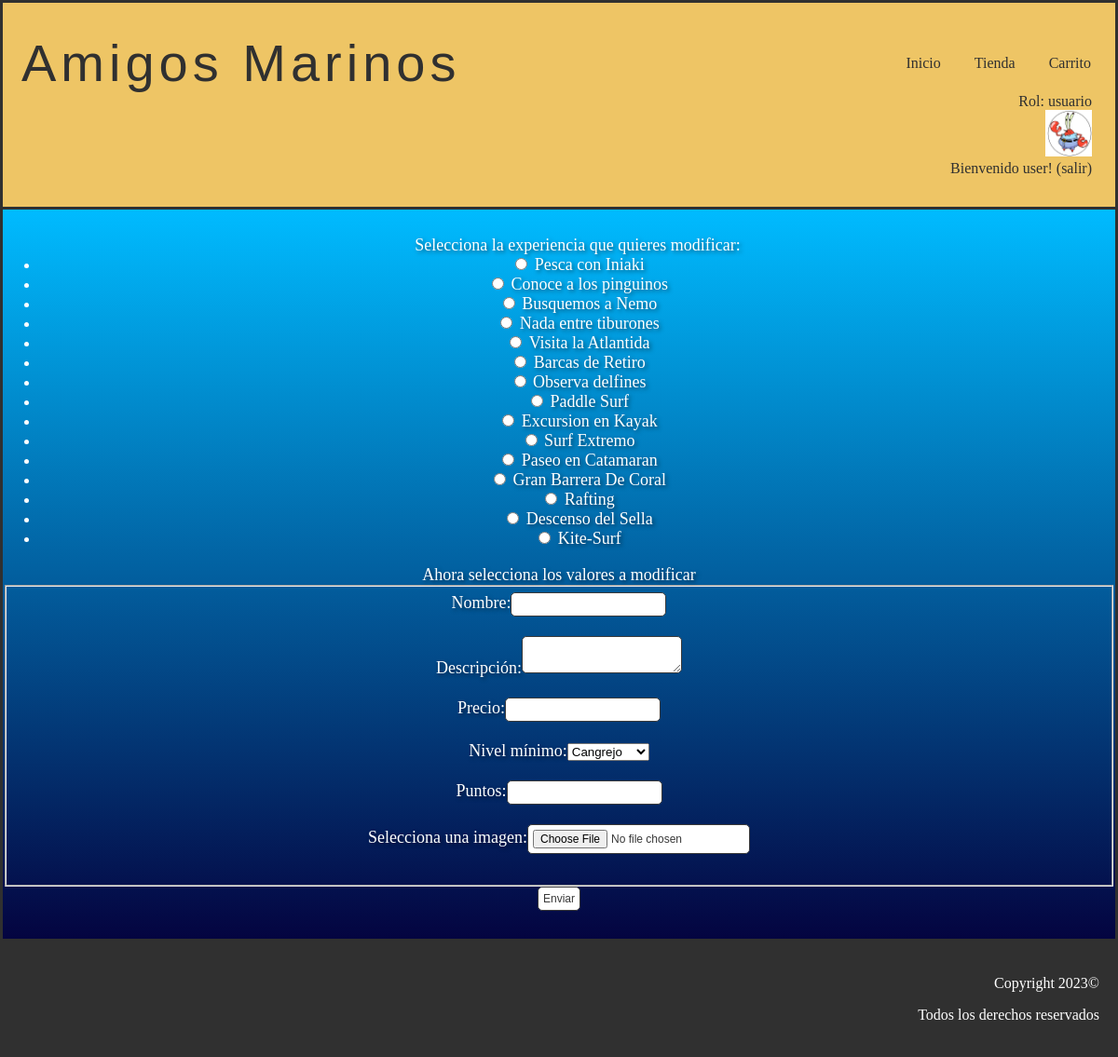
Screenshot of /modificarExperiencia.php (signed in) with the database file from the repository.
### tables this page shows
CREATE TABLE IF NOT EXISTS `rol` (
  `numero` int(11) NOT NULL,
  `nombre` varchar(25) NOT NULL
);

CREATE TABLE IF NOT EXISTS `experiencias` (
  `nombre` varchar(25) NOT NULL,
  `id` int(11) NOT NULL,
  `descripcion` text NOT NULL,
  `precio` float NOT NULL,
  `nivelminimo` int(11) NOT NULL,
  `puntos` int(11) NOT NULL,
  `imagen` varchar(50) NOT NULL
);

### includes/Usuario.php (called while the page is built, shortened)
<?php
class Usuario{
    public static function getNombreRol($rol)
    {
        $conn = Aplicacion::getInstance()->getConexionBd();
        $query = sprintf("SELECT nombre FROM rol U WHERE U.numero='%d'", $rol);
        $rs = $conn->query($query);
        $fila=$rs->fetch_assoc();
        return $fila['nombre'];
    }
}
?>

### includes/level.php (called while the page is built, shortened)
<?php
class level{
    public static function getLevel($puntos){
        $conn = Aplicacion::getInstance()->getConexionBd();
        $query = sprintf("SELECT numero FROM nivel U WHERE $puntos<=U.maximo AND $puntos>=U.minimo");
        $rs = $conn->query($query);
        $fila=$rs->fetch_assoc();
        return $fila['numero'];
    }
    public static function getAllLevels(){
        $conn = Aplicacion::getInstance()->getConexionBd();
        $query = sprintf("SELECT nombre FROM nivel  ");
        $rs = $conn->query($query);
        return $rs;
    }
}
?>

### includes/experiencias.php (called while the page is built, shortened)
<?php
class Experiencia {
    private $nombre;
    private $id;
    private $descripcion;
    private $precio;
    private $puntos;
    private $urlImagen;
    private function __construct($id = null , $descripcion, $precio,$nivelminimo, $urlImagen, $nombre,$puntos)
    {
        $this->id = $id;
        $this->descripcion = $descripcion;
        $this->nombre = $nombre;
        $this->precio = $precio;
        $this->urlImagen = $urlImagen;
        $this->puntos=$puntos;
    }
    public static function cargarExperiencias(){
        $experiencias = [];
        $conn=Aplicacion::getInstance()->getConexionBd();
        $query = "SELECT * FROM experiencias";
        $resultado = mysqli_query($conn, $query);
        if(mysqli_num_rows($resultado) > 0){
            $i = 0;
            while($fila = $resultado->fetch_assoc()){
                $experiencias[$i] = new Experiencia($fila["id"], $fila["descripcion"], $fila["precio"], $fila["nivelminimo"], $fila["imagen"], $fila["nombre"],$fila['puntos']);
                $i++;
            }
            return $experiencias;
        }
        else{
            return false;
        }
    }
    public function getId()
    {
        return $this->id;
    }
    public function getNombre()
    {
        return $this->nombre;
    }
    public function getPuntos()
    {
        return $this->puntos;
    }
    public function getDescripcion(){
        return $this->descripcion;
    }
    public function getImagen(){
        return $this->urlImagen;
    }
    public function getPrecio(){
        return $this->precio;
    }
}
?>

### modificarExperiencia.php (the view, shortened to what this page needs)
<?php
    require_once __DIR__.'/includes/experiencias.php';
    require_once './includes/level.php';
?>
<!DOCTYPE html>
<html>
    <head>
        <link href= "./css/style.css" rel="stylesheet" type="text/css">
    </head>
    <body>
        <?php
            require ('./includes/comun/cabecera.php');
        ?>
        <main>
                <div class="container">
                    <div class="exp">
                        <ul class="modificarExp">
                            <?php
                                $experiencias = Experiencia::cargarExperiencias();
                                if(empty($experiencias)){
                                    echo '<h2>No hay experiencias en la tienda</h2>';
                                }
                                else{
                                    echo '<form action="validarEdicion.php?es=experiencia" method="post"  enctype="multipart/form-data">';
                                    echo '<label>Selecciona la experiencia que quieres modificar:</label>';
                                        foreach($experiencias as $e){
                                            $id = $e->getId();
                                    $nombre = $e->getNombre();
                                    $descripcion = $e->getDescripcion();
                                    $precio = $e->getPrecio();
                                    $puntos=$e->getPuntos();
                                    $imagen = $e->getImagen();
                                    echo "<li><input type='radio' name='experiencia' value='". $id ."' data-nombre='". $nombre ."' data-descripcion='". $descripcion ."' data-precio='". $precio ."' data-imagen='". $imagen ."'data-puntos='". $puntos ."'> ". $nombre ."</li>";
                                        }
                        echo '</ul>';
                                    echo '<label>Ahora selecciona los valores a modificar</label>';
                                    echo '<fieldset>';
                                    echo '<label for="nombre">Nombre:</label>';
                                    echo '<input type="text" name="nombre" id="nombre"><br><br>';
                                    echo '<label for="descripcion">Descripción:</label>';
                                    echo '<textarea name="descripcion" id="descripcion"></textarea><br><br>';
                                    echo '<label for="precio">Precio:</label>';
                                    echo '<input type="number" name="precio" id="precio"><br><br>';
                                    echo '<label for="nivelminimo">Nivel mínimo:</label>';
                                    echo '<select name ="nivelminimo" id="nivelminimo">';
                                    $result=level::getAllLevels();
                                    while($row=mysqli_fetch_object($result)){
                                        echo "<option>$row->nombre</option>";
                                    }
                                    echo'</select> <br><br>';
                                    echo '<label for="puntos">Puntos:</label>';
                                    echo '<input type="number" name="puntos" id="puntos"><br><br>';
                                    echo '<label for="imagen">Selecciona una imagen:</label>';
                                    echo '<input type="file" name="imagen" id="imagen"><br><br>';
                                    echo '</fieldset>';
                                    echo '<input type="submit" value="Enviar">';
                                }
                        ?>
                    </div>
                </div>
                <?php
                    require('./includes/comun/pie.php');
                ?>
        </main>
    </body>
</html>

### includes/comun/cabecera.php (shortened to what this page needs)
<?php
require_once './includes/level.php';
require_once './includes/Usuario.php';
function reconocerUsuario() {
  if (isset($_SESSION["login"]) && ($_SESSION["login"]===true)){
    echo'Rol: '.Usuario::getNombreRol($_SESSION['rol']);
    $level=level::getLevel($_SESSION["puntos"]);
    if($level == level::cangrejo){
      echo '<form method="post" action="micuenta.php">
      <input type="image" src="./img/cangrejo.jpg" name="boton" width="50" alt="Botón icono cangrejo"  height="50" />
      </form>';
      echo 'Bienvenido ' . $_SESSION['nombre'] . '! ';
      echo '<a href="logout.php">(salir)</a>';
    }
  } else {
    echo '<form method="post" action="login.php">
    <input type="image" src="./img/usuariodesconocido.jpg" name="boton" width="50" alt="Botón para ir a login"  height="50" />
    </form>';
    echo 'Usuario desconocido. ';
    echo '<a href="login.php">Login </a>';
  }
}
?>
<header class ="header">
  <div class="cont logo-nav-cont" >
    <a class="logo">Amigos Marinos</a>
    <nav class="navigation">
      <ul>
        <li><a href="index.php ">Inicio</a></li>
        <li><a href="tienda.php">Tienda</a></li>
        <?php
        if (isset($_SESSION["login"]) && ($_SESSION["login"]===true)){
          ?>
          <li><a href="vistaCarrito.php">Carrito</a></li>
            <?php
        }?>
    </nav>
  </div>
	<div class="login" >
		<?php
		reconocerUsuario();
		?>
	</div>
</header>

### css/style.css (style rules this page uses)
body { color: white; background-color: white; text-align: center; margin: auto; }
.container { background-image: linear-gradient(to bottom,#00bbff, #040440); border: 3px solid #303030; padding-top: 10px; padding-bottom: 20px; }
.header { background-color: #eec565; color:#303030; border: 3px solid #303030; border-bottom: none; padding:2rem 0; }
.header a { color:#303030; text-decoration:none; }
.logo { letter-spacing: 5px; font-size: 3.5em; font-family:Impact, Haettenschweiler, 'Arial Narrow Bold', sans-serif; margin-left: 20px; }
.logo-nav-cont { display: flex; justify-content: space-between; align-items: center; margin-right: 10px; }
.navigation ul { margin: 0; padding: 0; list-style: none; }
.navigation ul li { display:inline-block; }
.navigation ul li a { display: block; padding: 0.5rem 1rem; transition: all 0.4s linear; border-radius: 5px; }
.login { text-align: right; margin-right: 25px; }
input[type="text"], input[type="email"], input::placeholder, input[type="password"],textarea,input[type="number"],input[type="password"] { background-color: transparent; border: none; font-size: 25px; border-bottom: 2px solid #fff; color: #fff; text-align: center; text-shadow: 2px 2px 4px rgba(0, 0, 0, 0.5); }
.exp { color:white; text-shadow: 2px 2px 4px rgba(0, 0, 0, 0.5); font-weight:500; font-size: 18px; display: block; margin-bottom: 10px; }
.exp input { border: 1px solid #393939; border-radius: 5px 5px 5px 5px; color: #393939; font-size: 12px; padding: 5px; background: white; cursor: pointer; }
.exp textarea { background: white; border: 1px solid #393939; border-radius: 5px 5px 5px 5px; color: black; font-size: 12px; padding: 5px; cursor: pointer; }
#nombre { text-decoration: underline; }

### rows the page displays
rol: nombre "usuario"
experiencias: nombre "Pesca con Iniaki"
experiencias: nombre "Conoce a los pinguinos"
experiencias: nombre "Busquemos a Nemo"
experiencias: nombre "Nada entre tiburones"
experiencias: nombre "Visita la Atlantida"
experiencias: nombre "Barcas de Retiro"
experiencias: nombre "Observa delfines"
experiencias: nombre "Paddle Surf"
experiencias: nombre "Excursion en Kayak"
experiencias: nombre "Surf Extremo"
experiencias: nombre "Paseo en Catamaran"
experiencias: nombre "Gran Barrera De Coral"
experiencias: nombre "Rafting"
experiencias: nombre "Descenso del Sella"
experiencias: nombre "Kite-Surf"

### other values shown
$_SESSION['nombre'] "user"
form field nivelminimo "Cangrejo"
